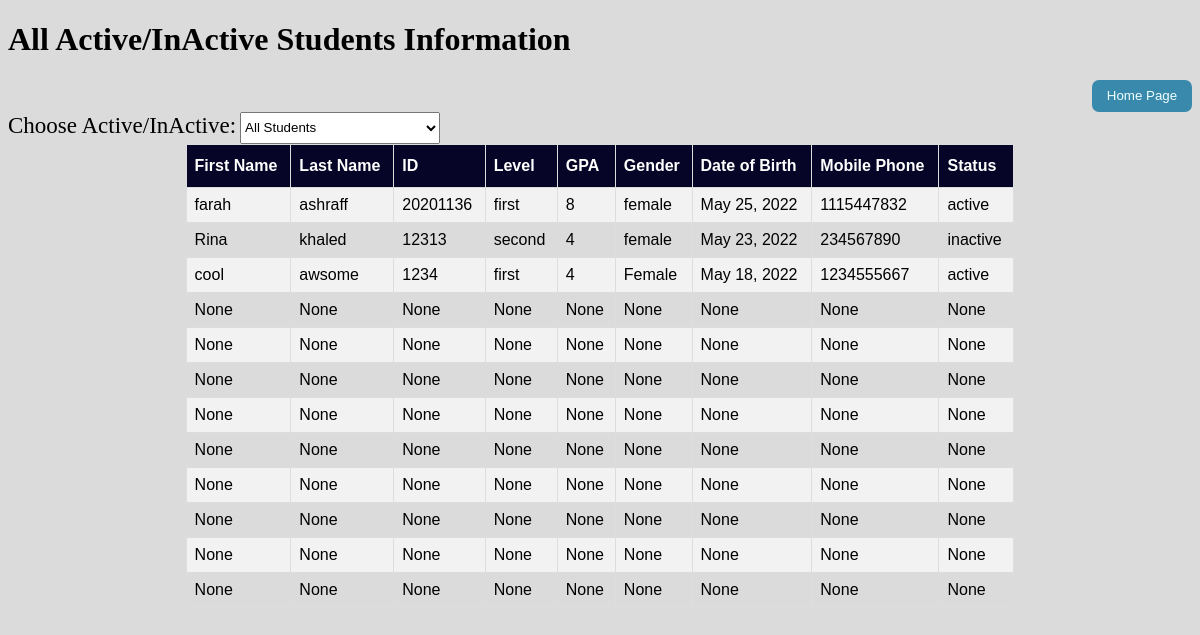
/view, run on the app's committed database.
### pages/models.py (models this page shows)
class StudentInfom(models.Model):
    firstName = models.CharField(max_length=50,null=True)
    lastName = models.CharField(max_length=50,null=True)
    studentId = models.IntegerField(null=True)
    phoneNumber = models.IntegerField(null=True)
    gender = models.CharField(max_length=200, null=True, blank=True, choices=gender_list)
    date = models.DateField(null=True)
    time = models.TimeField(null=True)
    emailStudent = models.EmailField(null=True)
    GPA = models.IntegerField(null=True)
    level = models.CharField(max_length=200, null=True, blank=True, choices=level_list)
    active = models.CharField(max_length=200, null=True, blank=True, choices=active_list)
    class Meta:
        verbose_name = 'ourstudent'

### pages/views.py (the view)
# urls.py: path('view', views.view, name='view'),
def view(request):
    context = {
        'student': StudentInfom.objects.all(),
    }
    return render(request, 'pages/view.html',context)

### templates/pages/view.html (shortened to what this page needs)
{% load static %}
<!DOCTYPE html>
<html>
<head>
    <link rel="stylesheet" href="{% static 'css/view.css' %}">
</head>
<body>
    <h1>All Active/InActive Students Information</h1>
    <div align="right">
        <a href="{% url 'pageOneMyTutorial' %}">
            <input type="button" class="homebtn" value="Home Page">
        </a>
        <div align="right">
            <form method="post" align="left">
                <label style="font-size: 23px;">Choose Active/InActive:</label>
                <select name="activity">
                    <option>All Students</option>
                </select>
            </form>
            <table id="customers">
                <tr>
                    <th>First Name</th>
                    <th>Last Name</th>
                    <th>ID</th>
                    <th>Level</th>
                    <th>GPA</th>
                    <th>Gender</th>
                    <th>Date of Birth</th>
                    <th>Mobile Phone</th>
                    <th>Status</th>
                </tr>
                {% for x in student %}
                <tr>
                    <td>{{x.firstName}}</td>
                    <td>{{x.lastName}}</td>
                    <td>{{x.studentId}}</td>
                    <td>{{x.level}}</td>
                    <td>{{x.GPA}}</td>
                    <td>{{x.gender}}</td>
                    <td>{{x.date}}</td>
                    <td>{{x.phoneNumber}}</td>
                    <td>{{x.active}}</td>
                </tr>
                {% endfor %}
            </table>
</body>
</html>

### project/static/css/view.css (style rules this page uses)
body { background-color: rgb(220, 219, 219); background-repeat: no-repeat; background-size: cover; background-size: 100% 100%; background-attachment: fixed; }
.homebtn { color: rgb(255, 255, 255); background-color: rgb(56, 137, 172); width: 100px; height: 30px; transition: ease-out 0.4s; box-shadow: inset 0 0 0 0 lightskyblue; border-radius: 7px; border: none; }
select { width: 200px; height: 32px; }
#customers { font-family: Arial, Helvetica, sans-serif; border-collapse: collapse; width: 70%; margin-left: auto; margin-right: auto; }
#customers td, #customers th { border: 1px solid #ddd; padding: 8px; }
#customers tr:nth-child(even) { background-color: #f2f2f2; }
#customers th { padding-top: 12px; padding-bottom: 12px; text-align: left; background-color: rgb(6, 4, 39); color: white; }
input[type=button] { border: none; color: azure; text-decoration: none; width: 200ppx; height: 32px; cursor: pointer; }

### data on the page
StudentInfom: firstName "farah", lastName "ashraff", studentId "20201136", level "first", GPA "8", gender "female", date "May 25, 2022", phoneNumber "1115447832", active "active"
StudentInfom: firstName "Rina", lastName "khaled", studentId "12313", level "second", GPA "4", gender "female", date "May 23, 2022", phoneNumber "234567890", active "inactive"
StudentInfom: firstName "cool", lastName "awsome", studentId "1234", level "first", GPA "4", gender "Female", date "May 18, 2022", phoneNumber "1234555667", active "active"
StudentInfom: firstName "None", lastName "None", studentId "None", level "None", GPA "None", gender "None", date "None", phoneNumber "None", active "None"
StudentInfom: firstName "None", lastName "None", studentId "None", level "None", GPA "None", gender "None", date "None", phoneNumber "None", active "None"
StudentInfom: firstName "None", lastName "None", studentId "None", level "None", GPA "None", gender "None", date "None", phoneNumber "None", active "None"
StudentInfom: firstName "None", lastName "None", studentId "None", level "None", GPA "None", gender "None", date "None", phoneNumber "None", active "None"
StudentInfom: firstName "None", lastName "None", studentId "None", level "None", GPA "None", gender "None", date "None", phoneNumber "None", active "None"
StudentInfom: firstName "None", lastName "None", studentId "None", level "None", GPA "None", gender "None", date "None", phoneNumber "None", active "None"
StudentInfom: firstName "None", lastName "None", studentId "None", level "None", GPA "None", gender "None", date "None", phoneNumber "None", active "None"
StudentInfom: firstName "None", lastName "None", studentId "None", level "None", GPA "None", gender "None", date "None", phoneNumber "None", active "None"
StudentInfom: firstName "None", lastName "None", studentId "None", level "None", GPA "None", gender "None", date "None", phoneNumber "None", active "None"
